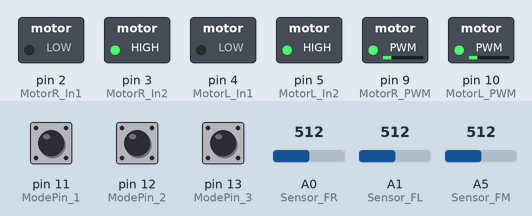
Bench run of a sketch on a simulated Arduino Uno, built with avr-gcc and run on an emulated ATmega328P. Shown: switched loads named in the sketch (green lamp = pin HIGH). Inputs (shaded band) come from the test bench; at power-on: A0 (Sensor_FR) = 512, A1 (Sensor_FL) = 512, pin 11 (ModePin_1) HIGH, pin 12 (ModePin_2) HIGH, pin 13 (ModePin_3) HIGH, A5 (Sensor_FM) = 512.

Above: at 1.27 s.
1.3 s: A0 (Sensor_FR) set to 716
4.3 s: A1 (Sensor_FL) set to 716
5.8 s: A1 (Sensor_FL) set to 900
8.8 s: A0 (Sensor_FR) set to 511
11.8 s: A1 (Sensor_FL) set to 0
14.8 s: A1 (Sensor_FL) set to 810
Timing chart, 0 to 18.8 s (numbered marks = the images above; inputs shaded):
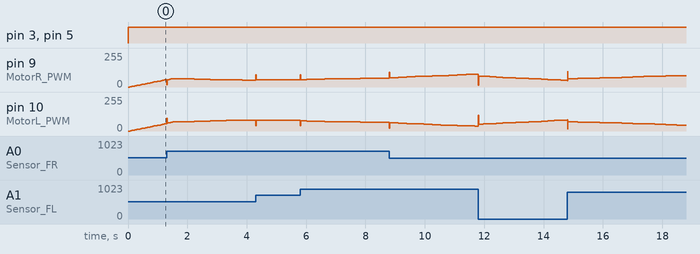

The sketch:

Tracing_robot.ino
```cpp
#define MotorR_In1 2
#define MotorR_In2 3
#define MotorR_PWM 9
#define MotorL_In1 4
#define MotorL_In2 5
#define MotorL_PWM 10

#define ModePin_1 11
#define ModePin_2 12
#define ModePin_3 13

#define Sensor_FR A0
#define Sensor_FL A1
#define Sensor_FM A5

#define INTERVAL_MS 10

#define HIGH_THRESHOLD  800
#define LOW_THRESHOLD   100

#define SPEEDDOWN_MS 0
#define MotorDuty_Offset_adjust_max 0
#define PID_MaxDuty_adjust_max 0
#define PID_coeff_adjust_max 0.0

#define MOTORDUTY_OFFSET 26
#define PID_MAXDUTY 20
#define PID_COEFF 2.2
#define KP 0.0029
#define KI 0.0041
#define KD 0.0004
#define SPEEDUP_MS 1500


typedef enum operation_mode{
  OP_CURVE_FAST,
  OP_CURVE_SLOW,
} OP_MODE;

typedef enum sensor_status{
  ON_WHITE,
  ON_BLACK,
  ON_MID,
} SENSOR_STAT;

typedef enum robot_status{
  RS_MID = 0,
  RS_MIDRIGHT = 1,
  RS_MIDLEFT = -1,
  RS_RIGHT = 2,
  RS_LEFT = -2,
  RS_OVERRIGHT = 3,
  RS_OVERLEFT = -3,
} ROBOT_STAT;

typedef enum motor_status{
  MS_FREE,
  MS_FORWARD,
  MS_BACKWARD,
  MS_BRAKE,
} MOTOR_STAT;

typedef enum motor{
  M_R,
  M_L,
} MOTOR;

SENSOR_STAT FR_stat = ON_MID;
SENSOR_STAT FL_stat = ON_MID;
SENSOR_STAT FM_stat = ON_MID;
SENSOR_STAT FR_stat_recent = ON_MID;
SENSOR_STAT FL_stat_recent = ON_MID;
SENSOR_STAT FM_stat_recent = ON_MID;

ROBOT_STAT robot_position = RS_MID;
ROBOT_STAT robot_position_recent = RS_MID;
OP_MODE operation_mode = OP_CURVE_FAST;

long Sys_counter = 0; //[ms]
long Sys_counter_recent = 0;
long recent_cal_time = 0;
long recent_over_time = -SPEEDUP_MS;

bool _back_mode = true;
bool _mode_change = false;
bool _turn_mode = false;
bool _MotorCtrlItrpt = false;
bool _SpeedUp = true;
bool _SpeedDown = true;

int MotorDuty_Offset_adjust = 0;
int PID_MaxDuty_adjust = 0;
double PID_coeff_adjust = 0.0;

int Cal_PID(int now_diff, int recent_diff, int delta_t/*[ms]*/, double reset);

void setup() {
  GPIO_init();
  //Timer_init();
  Mode_init();

  _back_mode = false;
  _mode_change = true;

  Serial.begin(9600);
}


bool syscount_update = false;

void loop() {
  int sensor_val_FR = analogRead(Sensor_FR);
  int sensor_val_FL = analogRead(Sensor_FL);
  int sensor_val_FM = analogRead(Sensor_FM);
  int motor_r_duty = 0;
  int motor_l_duty = 0;
  static int now_FSdiff = 0;
  static int recent_FSdiff = 0;
  static int cal_pid;

  Cal_Sensor_stat(sensor_val_FR, sensor_val_FL, sensor_val_FM);

  Cal_aboutPosition_Front(false);

  now_FSdiff = sensor_val_FL - sensor_val_FR;

  if((robot_position_recent==RS_OVERRIGHT && robot_position==RS_RIGHT) || (robot_position_recent==RS_OVERLEFT && robot_position==RS_LEFT)){
    delay(50);
    Ctrl_Motor(M_R,MS_BRAKE,0);
    Ctrl_Motor(M_L,MS_BRAKE,0);
    Cal_aboutPosition_Front(false);
    delay(50);
    Cal_aboutPosition_Front(false);
  }


  cal_pid = Cal_PID(now_FSdiff,recent_FSdiff,millis()-recent_cal_time,false);
  if(operation_mode == OP_CURVE_FAST){
    motor_r_duty = (MOTORDUTY_OFFSET+MotorDuty_Offset_adjust) + cal_pid;
    motor_l_duty = (MOTORDUTY_OFFSET+MotorDuty_Offset_adjust) - cal_pid;
  }else if(operation_mode == OP_CURVE_SLOW){
    motor_r_duty = (MOTORDUTY_OFFSET-2+MotorDuty_Offset_adjust) + cal_pid;
    motor_l_duty = (MOTORDUTY_OFFSET-2+MotorDuty_Offset_adjust) - cal_pid;
  }

  recent_cal_time = millis();

  motor_r_duty = constrain(motor_r_duty, 0, 100);
  motor_l_duty = constrain(motor_l_duty, 0, 100);


  if(operation_mode == OP_CURVE_FAST || operation_mode == OP_CURVE_SLOW){
    switch(robot_position){
    case RS_MID:
    case RS_MIDRIGHT:
    case RS_MIDLEFT:
    case RS_RIGHT:
    case RS_LEFT:
      _MotorCtrlItrpt = false;
      break;
    case RS_OVERRIGHT:
      Ctrl_Motor(M_R,MS_FORWARD,MOTORDUTY_OFFSET);
      Ctrl_Motor(M_L,MS_BACKWARD,13);
      _MotorCtrlItrpt = true;
      cal_pid = Cal_PID(0,0,0,true);
      //if(_SpeedUp) recent_over_time = millis();
      MotorDuty_Offset_adjust = 0;
      PID_MaxDuty_adjust = 0;
      PID_coeff_adjust = 0.0;
      //_SpeedUp = false;
      break;
    case RS_OVERLEFT:
      Ctrl_Motor(M_R,MS_BACKWARD,13);
      //Ctrl_Motor(M_R,MS_FORWARD,0);
      Ctrl_Motor(M_L,MS_FORWARD,MOTORDUTY_OFFSET);
      _MotorCtrlItrpt = true;
      cal_pid = Cal_PID(0,0,0,true);
      //if(_SpeedUp) recent_over_time = millis();
      MotorDuty_Offset_adjust = 0;
      PID_MaxDuty_adjust = 0;
      PID_coeff_adjust = 0.0;
      //_SpeedUp = false;
      break;
    }
  }

  if(_SpeedUp){
    if(SPEEDUP_MS - millis() >= 0){
      double coeff = ((double)millis() / (double)SPEEDUP_MS);
      if(coeff >= 1.0){
        coeff = 1.0;
      }
      motor_r_duty = (int)((double)motor_r_duty * coeff);
      motor_l_duty = (int)((double)motor_l_duty * coeff);
    }else{
      _SpeedUp = false;
    }
  }

  if(!_MotorCtrlItrpt){
    Ctrl_Motor(M_R,MS_FORWARD,motor_r_duty);
    Ctrl_Motor(M_L,MS_FORWARD,motor_l_duty);
  }

  if(_turn_mode && !_back_mode){
    _MotorCtrlItrpt = true;
    Ctrl_Motor(M_R,MS_BACKWARD,14);
    Ctrl_Motor(M_L,MS_FORWARD,17);
  }

  recent_FSdiff = now_FSdiff;
  FR_stat_recent = FR_stat;
  FL_stat_recent = FL_stat;
  FM_stat_recent = FM_stat;
  robot_position_recent = robot_position;

  /*タイミング待ち*/
  while(true){
    if(millis()-Sys_counter_recent > INTERVAL_MS){
      //Serial.println(millis()-Sys_counter_recent);
      Sys_counter_recent = millis();
      break;
    }
  }
}

/*------------------------------------------------------*/
/*
ISR (TIMER2_COMPA_vect) {
  //Sys_counter += 1;
  if(syscount_update){
    Sys_counter_recent = Sys_counter;
    syscount_update = false;
  }
}*/

int Cal_PID(int now_diff, int recent_diff, int delta_t/*[ms]*/, double reset){
  double p,i,d;
  static double integral = 0.0;
  static int return_pid = 0;
  if(reset){
    integral = 0.0;
    return_pid = 0;
    return 0;
  }

  if(abs(return_pid) <= (PID_MAXDUTY+PID_MaxDuty_adjust)){
    integral += ((double)now_diff+(double)recent_diff)/2.0 * ((double)delta_t/1000.0);
  }
  p = KP * (double)now_diff;
  i = KI * integral;
  d = KD * ((double)now_diff-(double)recent_diff) / ((double)delta_t/1000.0);

  return_pid = (int)((p+i+d)*(PID_COEFF+PID_coeff_adjust));

  return constrain(return_pid,-(PID_MAXDUTY+PID_MaxDuty_adjust),(PID_MAXDUTY+PID_MaxDuty_adjust));
}

void Ctrl_Motor(MOTOR side, MOTOR_STAT stat, int duty){
  bool in_1 = LOW;
  bool in_2 = LOW;
  switch(stat){
    case MS_FREE:
      in_1 = LOW;
      in_2 = LOW;
      break;
    case MS_FORWARD:
      in_1 = LOW;
      in_2 = HIGH;
      break;
    case MS_BACKWARD:
      in_1 = HIGH;
      in_2 = LOW;
      break;
    case MS_BRAKE:
      in_1 = HIGH;
      in_2 = HIGH;
      break;
  }
  switch(side){
    case M_R:
      digitalWrite(MotorR_In1,in_1);
      digitalWrite(MotorR_In2,in_2);
      analogWrite(MotorR_PWM,map(duty, 0, 100, 0, 255));
      break;
    case M_L:
      digitalWrite(MotorL_In1,in_1);
      digitalWrite(MotorL_In2,in_2);
      analogWrite(MotorL_PWM,map(duty, 0, 100, 0, 255));
      break;
  }
}

void Cal_Sensor_stat(int fr, int fl, int fm){
  if(fr >= HIGH_THRESHOLD){
    FR_stat = ON_BLACK;
  }else if(fr <= LOW_THRESHOLD){
    FR_stat = ON_WHITE;
  }else{
    FR_stat = ON_MID;
  }
  if(fl >= HIGH_THRESHOLD){
    FL_stat = ON_BLACK;
  }else if(fl <= LOW_THRESHOLD){
    FL_stat = ON_WHITE;
  }else{
    FL_stat = ON_MID;
  }
  if(fm >= HIGH_THRESHOLD){
    FM_stat = ON_BLACK;
  }else if(fm <= LOW_THRESHOLD){
    FM_stat = ON_WHITE;
  }else{
    FM_stat = ON_MID;
  }
}

void Cal_aboutPosition_Front(bool debug){

  if(robot_position_recent == RS_OVERRIGHT){
    if(FL_stat==ON_MID || FL_stat==ON_BLACK) robot_position = RS_RIGHT;
  }else if(robot_position_recent == RS_OVERLEFT){
    if(FR_stat==ON_MID || FR_stat==ON_BLACK) robot_position = RS_LEFT;
  }else if(robot_position_recent==RS_LEFT && FR_stat==ON_WHITE){
    robot_position = RS_OVERLEFT;
  }else if(robot_position_recent==RS_RIGHT && FL_stat==ON_WHITE){
    robot_position = RS_OVERRIGHT;
  }else if(robot_position_recent==RS_LEFT && FM_stat==ON_BLACK){
    robot_position = RS_MIDLEFT;
  }else if(robot_position_recent==RS_RIGHT && FM_stat==ON_BLACK){
    robot_position = RS_MIDRIGHT;
  }else if(robot_position_recent==RS_MIDLEFT && FM_stat==ON_WHITE){
    robot_position = RS_LEFT;
  }else if(robot_position_recent==RS_MIDRIGHT && FM_stat==ON_WHITE){
    robot_position = RS_RIGHT;
  }else if(FL_stat==ON_WHITE && FM_stat==ON_BLACK && FR_stat==ON_WHITE){
    robot_position = RS_MID;
  }else if(robot_position_recent!=RS_LEFT && FL_stat==ON_WHITE && (FR_stat==ON_MID || FR_stat==ON_BLACK)){
    robot_position = RS_MIDLEFT;
  }else if(robot_position_recent!=RS_RIGHT && (FL_stat==ON_MID || FL_stat==ON_BLACK) && FR_stat==ON_WHITE){
    robot_position = RS_MIDRIGHT;
  }

  if(debug){
    switch(robot_position){
      case RS_MID:
        Serial.println("[]               |||||               []");
        break;
      case RS_MIDRIGHT:
        Serial.println("[]          |||||                    []");
        break;
      case RS_MIDLEFT:
        Serial.println("[]                    |||||          []");
        break;
      case RS_RIGHT:
        Serial.println("[]     |||||                         []");
        break;
      case RS_LEFT:
        Serial.println("[]                         |||||     []");
        break;
      case RS_OVERRIGHT:
        Serial.println("[]|||||                              []");
        break;
      case RS_OVERLEFT:
        Serial.println("[]                              |||||[]");
        break;
    }
  }
}

void Timer_init() {
  TCCR2A = 0;
  TCCR2B = 0;
  TCCR2A |= 0b00000010; //CTC Mode
  TCCR2B |= 0b00000101; //1/128
  OCR2A  = 125-1;
  TIMSK2 |= (1 << OCIE2A);

  // 1/(16M * (1/128)) * 125 = 1m
  // 1ms timer
}

void Mode_init(){
  if(digitalRead(ModePin_1) == LOW){
    //operation_mode = OP_STRAIGHT_BACK;
  }else if(digitalRead(ModePin_2) == LOW){
    operation_mode = OP_CURVE_SLOW;
  }else if(digitalRead(ModePin_3) == LOW){
    operation_mode = OP_CURVE_FAST;
  }else{
    operation_mode = OP_CURVE_FAST;
  }
}

void GPIO_init() {
  pinMode(MotorR_In1,OUTPUT);
  pinMode(MotorR_In2,OUTPUT);
  pinMode(MotorR_PWM,OUTPUT);
  pinMode(MotorL_In1,OUTPUT);
  pinMode(MotorL_In2,OUTPUT);
  pinMode(MotorL_PWM,OUTPUT);
  pinMode(ModePin_1, INPUT_PULLUP);
  pinMode(ModePin_2, INPUT_PULLUP);
  pinMode(ModePin_3, INPUT_PULLUP);
}
```

Measured:
- after the input at 5.8 s, pin 9 (MotorR_PWM): moves from 53/255 to 66/255 over 2.0 s, starting at once; pin 10 (MotorL_PWM): moves from 79/255 to 66/255 over 2.0 s, starting at once
